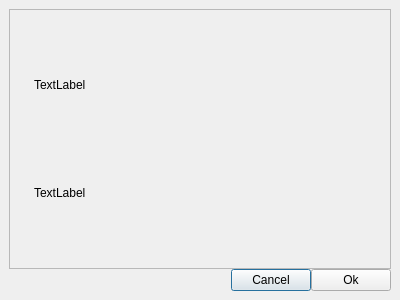
<?xml version="1.0" encoding="UTF-8"?>
<ui version="4.0">
 <class>DialogAlert</class>
 <widget class="QDialog" name="DialogAlert">
  <property name="geometry">
   <rect>
    <x>0</x>
    <y>0</y>
    <width>400</width>
    <height>300</height>
   </rect>
  </property>
  <property name="windowTitle">
   <string>Dialog</string>
  </property>
  <layout class="QGridLayout" name="gridLayout_2">
   <property name="leftMargin">
    <number>9</number>
   </property>
   <property name="topMargin">
    <number>9</number>
   </property>
   <property name="rightMargin">
    <number>9</number>
   </property>
   <property name="bottomMargin">
    <number>9</number>
   </property>
   <property name="spacing">
    <number>0</number>
   </property>
   <item row="1" column="1">
    <widget class="QPushButton" name="pbCancel">
     <property name="text">
      <string>Cancel</string>
     </property>
    </widget>
   </item>
   <item row="1" column="2">
    <widget class="QPushButton" name="pbOk">
     <property name="text">
      <string>Ok</string>
     </property>
    </widget>
   </item>
   <item row="1" column="0">
    <spacer name="hs">
     <property name="orientation">
      <enum>Qt::Horizontal</enum>
     </property>
     <property name="sizeHint" stdset="0">
      <size>
       <width>40</width>
       <height>20</height>
      </size>
     </property>
    </spacer>
   </item>
   <item row="0" column="0" colspan="3">
    <widget class="QFrame" name="frame">
     <property name="frameShape">
      <enum>QFrame::StyledPanel</enum>
     </property>
     <property name="frameShadow">
      <enum>QFrame::Raised</enum>
     </property>
     <layout class="QGridLayout" name="gridLayout">
      <property name="leftMargin">
       <number>24</number>
      </property>
      <property name="topMargin">
       <number>24</number>
      </property>
      <property name="rightMargin">
       <number>24</number>
      </property>
      <property name="bottomMargin">
       <number>24</number>
      </property>
      <item row="0" column="0">
       <widget class="QLabel" name="lTitle">
        <property name="text">
         <string>TextLabel</string>
        </property>
       </widget>
      </item>
      <item row="1" column="0">
       <widget class="QLabel" name="lContent">
        <property name="text">
         <string>TextLabel</string>
        </property>
       </widget>
      </item>
     </layout>
    </widget>
   </item>
  </layout>
 </widget>
 <resources/>
 <connections/>
</ui>
